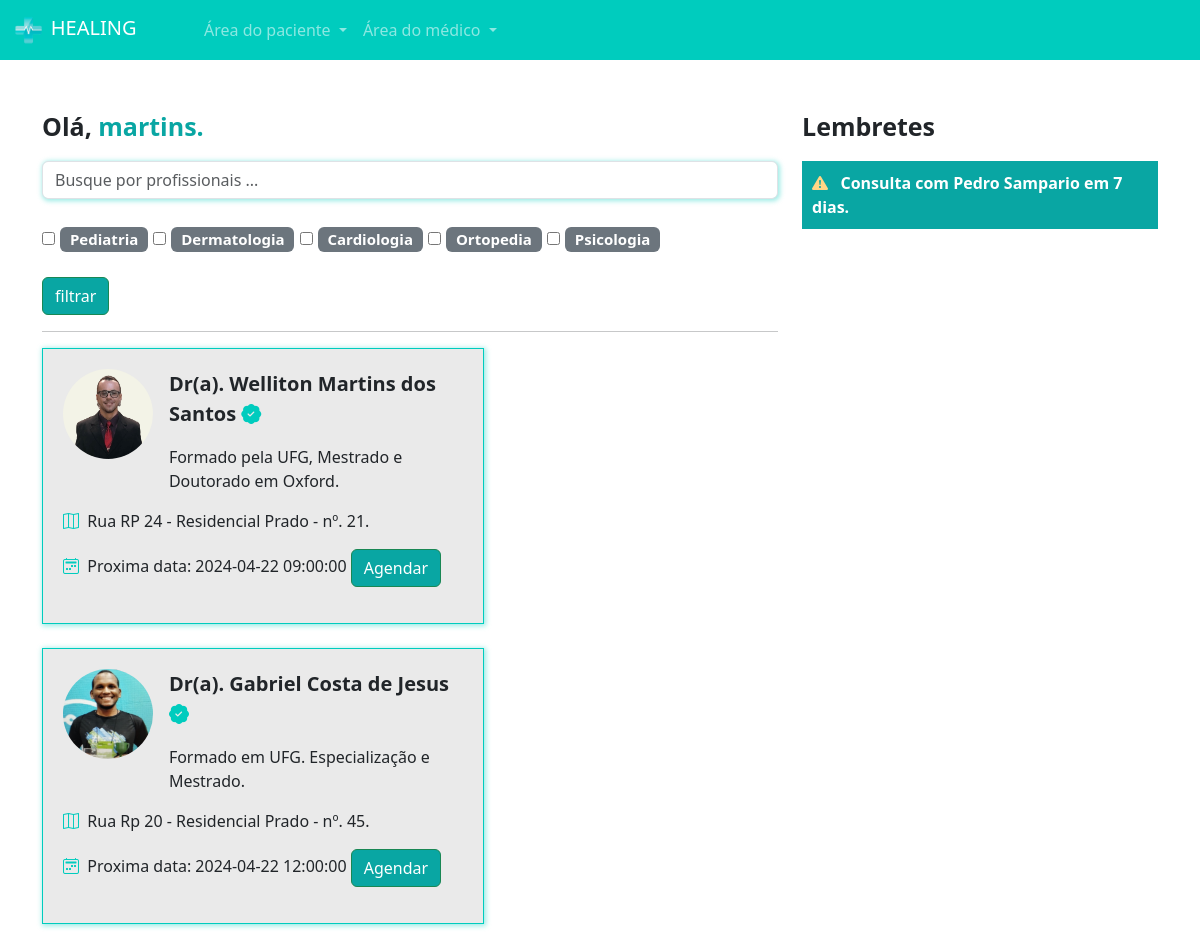
The app's page /pacientes/home/ (signed in) with its own data.
### medico/models.py (models this page shows, shortened)
class Especialidades(models.Model):
    especialidade = models.CharField(max_length=100)

class DadosMedico(models.Model):
    crm = models.CharField(max_length=30)
    nome = models.CharField(max_length=100)
    cep = models.CharField(max_length=15)
    rua = models.CharField(max_length=100)
    bairro = models.CharField(max_length=100)
    numero = models.IntegerField()
    rg = models.ImageField(upload_to='rgs')
    cedula_identidade_medica = models.ImageField(upload_to='cim')
    foto = models.ImageField(upload_to='fotos_perfil')
    descricao = models.TextField()
    valor_consulta = models.FloatField(default=100)
    user = models.ForeignKey(User, on_delete=models.DO_NOTHING)
    especialidade = models.ForeignKey(Especialidades, on_delete=models.DO_NOTHING)
    @property # para se tornar um atributo da classe DadosMedico
    def proxima_data(self):
        proxima_data = DatasAbertas.objects.filter(user=self.user).filter(data__gt=datetime.now()).filter(agendado=False).order_by('data').first()
        return proxima_data

class DatasAbertas(models.Model):
    data = models.DateTimeField()
    user = models.ForeignKey(User, on_delete=models.DO_NOTHING) # as datas abertas estarão atreladas a um usuário
    agendado = models.BooleanField(default=False)
    def __str__(self):
        return str(self.data)

### paciente/views.py (the view)
# urls.py: 2. Add a URL to urlpatterns:  path('', views.home, name='home')
@login_required
def home(request):
    if request.method == 'GET':
        medico_filtrar = request.GET.get('medico')
        especialidades_filtrar = request.GET.getlist('especialidades')
        medicos = DadosMedico.objects.all()
        if medico_filtrar:
            medicos = medicos.filter(nome__icontains=medico_filtrar)
        if especialidades_filtrar:
            medicos = medicos.filter(especialidade_id__in=especialidades_filtrar)
        especialidades = Especialidades.objects.all()
        return render(request, 'home.html', {'medicos': medicos, 'especialidades': especialidades, 'is_medico': is_medico(request.user)})

### medico/models.py (called while the page is built)
def is_medico(user):
    return DadosMedico.objects.filter(user=user).exists()

### paciente/templates/home.html (shortened to what this page needs)
{% extends "bases/base.html" %}
{% load static %}
{% block 'head' %}
    <link rel="stylesheet" href="{% static 'medicos/css/abrir_horario.css' %}">
    <link rel="stylesheet" href="{% static 'usuarios/css/usuarios.css' %}">
    <link rel="stylesheet" href="{% static 'medicos/css/cadastro_medico.css' %}">
    <link rel="stylesheet" href="{% static 'pacientes/css/home.css' %}">
    <link rel="stylesheet" href="https://cdn.jsdelivr.net/npm/bootstrap-icons@1.11.3/font/bootstrap-icons.min.css">
{% endblock 'head' %}
{% block 'body' %}
{% include "partials/navbar.html" %}
<br><br>
<div class="container">
    <div class="row">
        <div class="col-md-8">
            <p style="font-size: 25px" class="p-bold">Olá, <span class="color-dark">{{request.user.username}}.</span></p>
            <form action="{% url 'home' %}" post="GET">
                <input type="text" class="form-control shadow-main-color" placeholder="Busque por profissionais ..." name="medico">
                <br>
                <div class="especialidades">
                    {% for i in especialidades %}
                        <input type="checkbox" name="especialidades" value="{{ i.id }}">
                        <span class="badge bg-secondary">
                            {{i.especialidade}}
                        </span>
                    {% endfor %}
                </div>
                <br>
                <input type="submit" value="filtrar" class="btn btn-success btn-dark-color">
            </form>
            <hr>
            <div class="list-medicos">
                {% for medico in medicos %}
                    <div class="card-medicos shadow-main-color">
                        <div class="row">
                            <div class="col-md-3"><img src="{{ medico.foto.url }}" class="foto-perfil-card" alt=""></div>
                            <div class="col-md">
                                <p style="font-size: 20px" class="p-bold">Dr(a). {{ medico.nome }} <i class="bi bi-patch-check-fill icon-main"></i></p>
                                <p>{{medico.descricao}}</p>
                            </div>
                        </div>
                        <p><i class="bi bi-map icon-main"></i>&nbsp&nbsp{{medico.rua}} - {{medico.bairro}} - nº. {{medico.numero}}.</p>
                        <p><i class="bi bi-calendar2-week icon-main"></i>&nbsp&nbspProxima data:
                            {% if medico.proxima_data %}
                                {{medico.proxima_data}}
                            {% else %}
                                Aguarde uma data
                            {% endif %}
                        <a href="{% url 'escolher_horario' medico.id %}" class="btn btn-success btn-dark-color">Agendar</a>
                    </div>
                    <br>
                {% endfor %}
            </div>
        </div>
        <div class="col-md-4">
            <p style="font-size: 25px" class="p-bold">Lembretes</p>
            <p class="bg-main-lembrete">
                <span class="p-bold"><i class="bi bi-exclamation-triangle-fill icon-differential"></i>&nbsp&nbsp Consulta com Pedro Sampario em 7 dias.</span>
            </p>
        </div>
    </div>
</div>
{% endblock 'body' %}

### templates/bases/base.html (shortened to what this page needs)
{% load static %}
<!doctype html>
<html lang="pt-BR">
  <head>
    <link rel="stylesheet" href="">
    <link href="https://cdn.jsdelivr.net/npm/bootstrap@5.3.3/dist/css/bootstrap.min.css" rel="stylesheet">
    <link rel="stylesheet" href="{% static 'geral/css/base.css' %}">
    {% block 'head' %}{% endblock 'head' %}
  </head>
  <body>
    {% block 'body' %}{% endblock 'body' %}
  </body>
</html>

### templates/partials/navbar.html (shortened to what this page needs)
{% load static %}
<nav class="navbar navbar-expand-lg navbar-dark bg-color-dark">
    <div class="container-fluid">
      <a class="navbar-brand" href="#"><img src="{% static 'geral/img/logo.png' %}" width="20%" alt="">&nbspHEALING</a>
      <div class="collapse navbar-collapse" id="navbarNav">
        <ul class="navbar-nav">
            <li class="nav-item dropdown">
                <a class="nav-link dropdown-toggle" href="#" id="navbarDropdownMenuLink" role="button" data-bs-toggle="dropdown" aria-expanded="false">
                  Área do paciente
                </a>
            </li>
            {% if is_medico %}
                <li class="nav-item dropdown">
                    <a class="nav-link dropdown-toggle" href="#" id="navbarDropdownMenuLink" role="button" data-bs-toggle="dropdown" aria-expanded="false">
                        Área do médico
                    </a>
                </li>
            {% else %}
                <li class="nav-item">
                    <a class="nav-link" href="{% url 'cadastro_medico' %}">Sou médico</a>
                </li>
            {% endif %}
        </ul>
      </div>
    </div>
  </nav>

### templates/static/geral/css/base.css (style rules this page uses)
:root { --main-color: #00CCBE; --dark-color: #09A6A3; --contrast-color: #FFD686; }
.bg-color-dark { background-color: var(--main-color); }
.p-bold { font-weight: bold; }
.color-dark { color: var(--dark-color); }

### templates/static/usuarios/css/usuarios.css (style rules this page uses)
.btn-dark-color { background-color: var(--dark-color); color: white; }

### templates/static/medicos/css/cadastro_medico.css (style rules this page uses)
.shadow-main-color { box-shadow: 1px 1px 5px 1px rgba(0, 204, 190,.4); }

### templates/static/pacientes/css/home.css (style rules this page uses)
.especialidades { font-size: 20px; }
.card-medicos { width: 60%; background-color: #EAEAEA; border: 1px solid var(--main-color); padding: 20px; }
.foto-perfil-card { width: 90px; height: 90px; border-radius: 45px; }
.icon-main { color: var(--main-color); }
.bg-main-lembrete { background-color: var(--dark-color); padding: 10px; color: white; }
.icon-differential { color: var(--contrast-color); }

### records on screen
Especialidades: especialidade "Pediatria"
Especialidades: especialidade "Dermatologia"
Especialidades: especialidade "Cardiologia"
Especialidades: especialidade "Ortopedia"
Especialidades: especialidade "Psicologia"
DadosMedico: foto (picture), nome "Welliton Martins dos Santos", descricao "Formado pela UFG, Mestrado e Doutorado em Oxford.", rua "Rua RP 24", bairro "Residencial Prado", numero "21", proxima_data "2024-04-22 09:00:00"
DadosMedico: foto (picture), nome "Gabriel Costa de Jesus", descricao "Formado em UFG. Especialização e Mestrado.", rua "Rua Rp 20", bairro "Residencial Prado", numero "45", proxima_data "2024-04-22 12:00:00"

### other values on screen
{{ request.user.username }} "martins"
